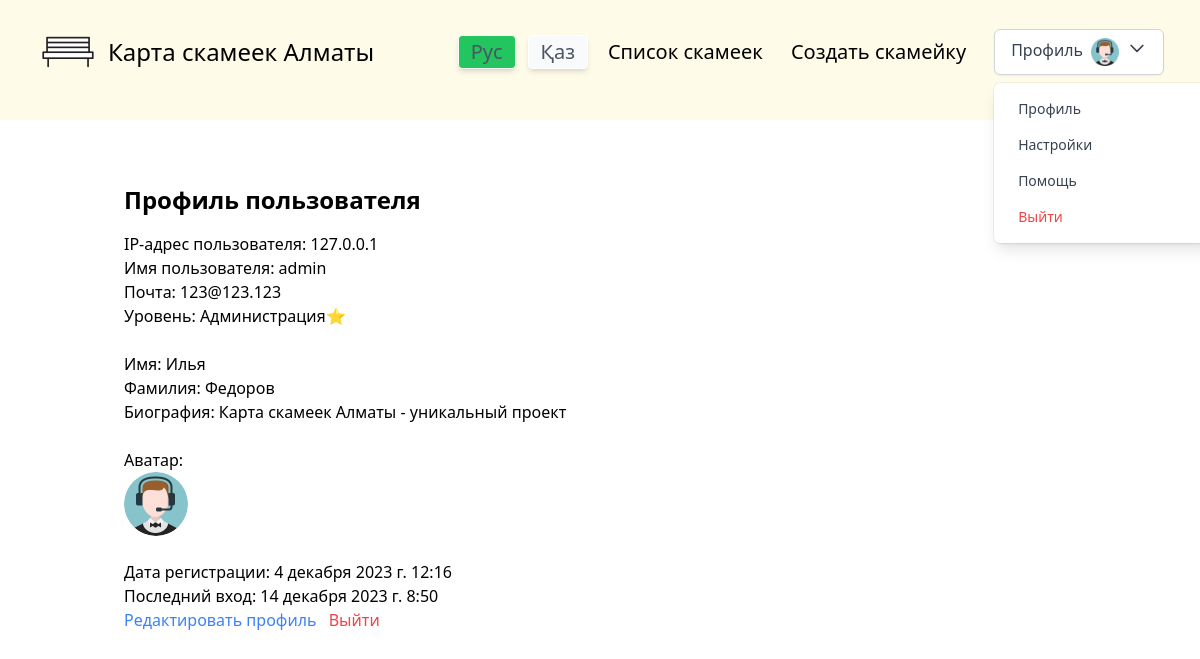
The app's page /profile/ (signed in), older data.
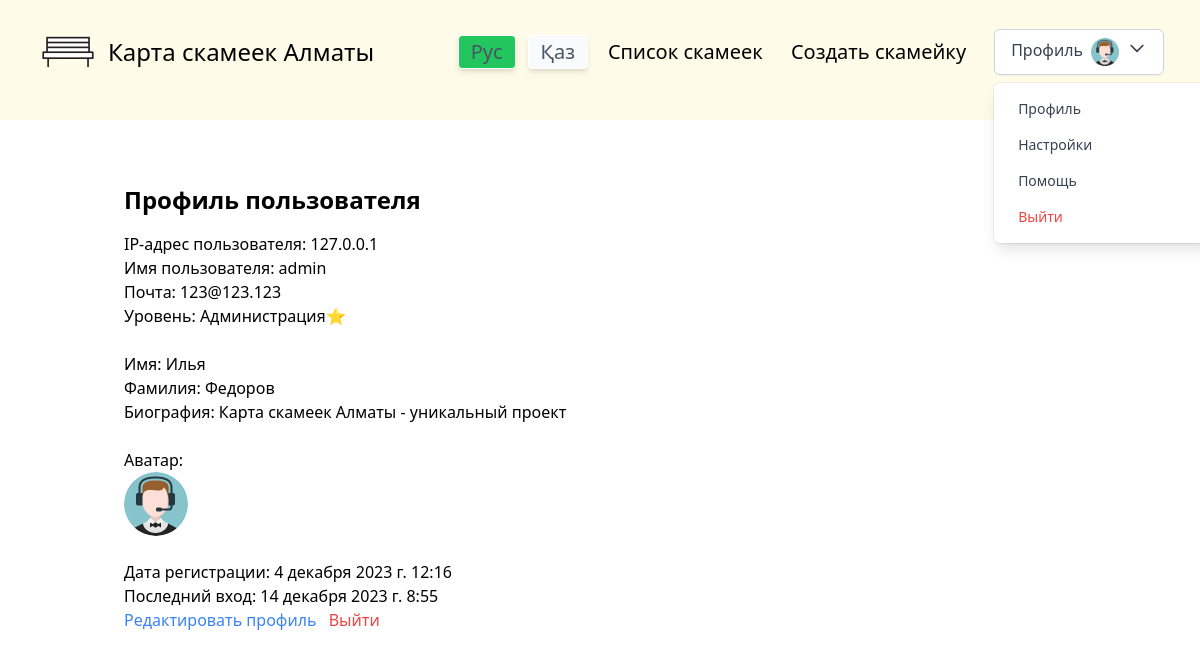
The same page, newer data.
### userSystem/models.py (models this page shows)
class CustomUser(AbstractUser):
    email = models.EmailField(unique=True)
    USERNAME_FIELD = 'username'  # или любое другое поле, которое вы хотите использовать для входа
    pass

### userSystem/views.py (the view)
# urls.py: path('profile/', user_views.view_profile, name='view_profile'),
@login_required
def view_profile(request):
    user_ip = request.META.get('REMOTE_ADDR', None)
    try:
        profile = Profile.objects.get(user=request.user)
    except Profile.DoesNotExist:
        profile = Profile(user=request.user)
        profile.save()
    return render(request, 'userSystem/view_profile.html', {'profile': profile, 'user_ip': user_ip})

### userSystem/models.py (called while the page is built)
    def get_avatar_url(self):
        if self.avatar:
            return self.avatar.url
        return '/media/default.png'

### userSystem/templates/userSystem/view_profile.html (shortened to what this page needs)
{% extends "mySite/base.html" %}
{% block content %}
<div class="container mx-auto p-4 pt-12">
    <h1 class="text-2xl font-bold mb-4">Профиль пользователя</h1>
    {% if user == request.user or profile.visibility == 'public' %}
        <p>IP-адрес пользователя: {{ user_ip }}</p>
        <p>Имя пользователя: {{ user.username }}</p>
        <p>Почта: {{ user.email }}</p>
        <p>Уровень: {{ profile.get_level_display }}</p>
        <br>
        <p>Имя: {{ profile.name }}</p>
        <p>Фамилия: {{ profile.surname }}</p>
        <p>Биография: {{ profile.bio }}</p>
        <br>
        <p>Аватар:</strong></p>
        <img class="w-16 h-16 rounded-full" src="{{ profile.get_avatar_url }}" alt="Аватар пользователя">
        <br>
        <p>Дата регистрации: {{ user.date_joined }}</p>
        <p>Последний вход: {{ user.last_login }}</p>
    {% else %}
        <p>Этот профиль приватный, и доступ к нему ограничен.</p>
    {% endif %}
    {% if user == request.user %}
        <a href="{% url 'edit_profile' %}" class="text-blue-500 hover:underline">Редактировать профиль</a>
        <a href="{% url 'logout' %}" class="text-red-500 hover:underline ml-2">Выйти</a>
    {% endif %}
</div>
{% endblock %}

Row changes from the older to the newer data that the page shows:
changed CustomUser "admin": last_login "14 декабря 2023 г. 8:50" → "14 декабря 2023 г. 8:55"
